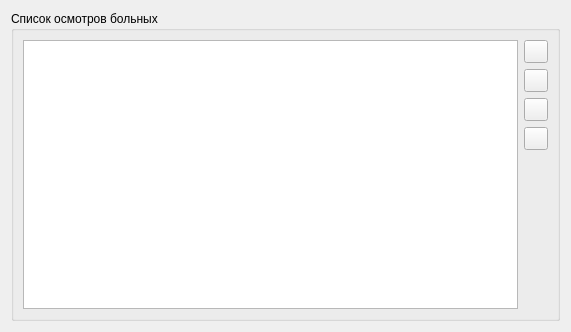
<?xml version="1.0" encoding="UTF-8"?>
<ui version="4.0">
 <class>MainTherapeutistWidget</class>
 <widget class="QWidget" name="MainTherapeutistWidget">
  <property name="geometry">
   <rect>
    <x>0</x>
    <y>0</y>
    <width>571</width>
    <height>332</height>
   </rect>
  </property>
  <property name="windowTitle">
   <string>Form</string>
  </property>
  <layout class="QVBoxLayout" name="verticalLayout">
   <item>
    <widget class="QGroupBox" name="groupBox">
     <property name="title">
      <string>Список осмотров больных</string>
     </property>
     <layout class="QHBoxLayout" name="horizontalLayout">
      <item>
       <widget class="QTableView" name="m_examinations">
        <property name="selectionBehavior">
         <enum>QAbstractItemView::SelectRows</enum>
        </property>
        <attribute name="horizontalHeaderHighlightSections">
         <bool>false</bool>
        </attribute>
        <attribute name="verticalHeaderVisible">
         <bool>false</bool>
        </attribute>
       </widget>
      </item>
      <item>
       <layout class="QVBoxLayout" name="verticalLayout_2">
        <item>
		 <widget class="QToolButton" name="m_addExam">
          <property name="toolTip">
           <string>Добавить осмотр</string>
          </property>
          <property name="text">
           <string/>
          </property>
          <property name="type" stdset="0">
           <string>add</string>
          </property>
         </widget>
        </item>
        <item>
		 <widget class="QToolButton" name="m_editExam">
          <property name="toolTip">
           <string>Редактировать осмотр</string>
          </property>
          <property name="text">
           <string/>
          </property>
          <property name="type" stdset="0">
           <string>edit</string>
          </property>
         </widget>
        </item>
        <item>
		 <widget class="QToolButton" name="m_openPreview">
          <property name="toolTip">
           <string>Открыть осмотр для печати</string>
          </property>
          <property name="type" stdset="0">
           <string>spyglass</string>
          </property>
         </widget>
        </item>
        <item>
		 <widget class="QToolButton" name="m_deleteExam">
          <property name="toolTip">
           <string>Удалить осмотр</string>
          </property>
          <property name="text">
           <string/>
          </property>
          <property name="type" stdset="0">
           <string>remove</string>
          </property>
         </widget>
        </item>
        <item>
         <spacer name="verticalSpacer">
          <property name="orientation">
           <enum>Qt::Vertical</enum>
          </property>
          <property name="sizeHint" stdset="0">
           <size>
            <width>20</width>
            <height>40</height>
           </size>
          </property>
         </spacer>
        </item>
       </layout>
      </item>
     </layout>
    </widget>
   </item>
  </layout>
 </widget>
 <resources/>
 <connections/>
</ui>
